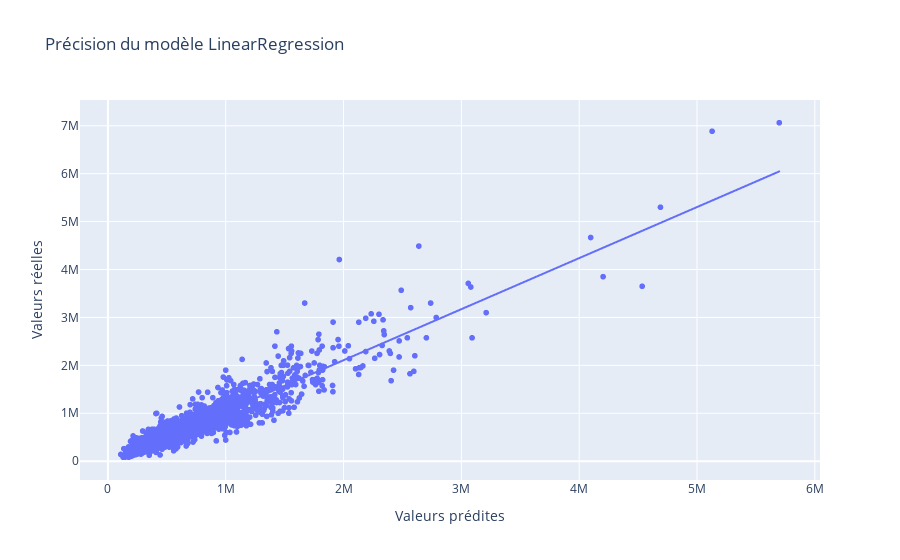

Notebook code for this chart:
### Code cell
fig = px.scatter(y=np.exp(y_test), x=np.exp(pred),trendline="ols",
                 labels={"y": "Valeurs réelles", "x": "Valeurs prédites"},
                 title="Précision du modèle LinearRegression")
fig.show()

### Figure 1 — Plotly figure (JSON) as saved in the notebook; plotly's stock layout.template omitted (floating-point values rounded to 4 significant figures; data arrays with more than 128 entries replaced by an {"elided": "..."} marker saying what was removed)
{"data": [{"hovertemplate": "Valeurs prédites=%{x}<br>Valeurs réelles=%{y}<extra></extra>", "legendgroup": "", "marker": {"color": "#636efa", "symbol": "circle"}, "mode": "markers", "name": "", "showlegend": false, "type": "scattergl", "x": {"elided": "6484 float values"}, "xaxis": "x", "y": {"elided": "6484 float values"}, "yaxis": "y"}, {"hovertemplate": "<b>OLS trendline</b><br>y = 1.06529 * x + -23437.8<br>R<sup>2</sup>=0.892541<br><br>Valeurs prédites=%{x}<br>Valeurs réelles=%{y} <b>(trend)</b><extra></extra>", "legendgroup": "", "marker": {"color": "#636efa", "symbol": "circle"}, "mode": "lines", "name": "", "showlegend": false, "type": "scattergl", "x": {"elided": "6484 float values"}, "xaxis": "x", "y": {"elided": "6484 float values"}, "yaxis": "y"}], "layout": {"legend": {"tracegroupgap": 0}, "title": {"text": "Précision du modèle LinearRegression"}, "xaxis": {"anchor": "y", "domain": [0, 1], "title": {"text": "Valeurs prédites"}}, "yaxis": {"anchor": "x", "domain": [0, 1], "title": {"text": "Valeurs réelles"}}}}
